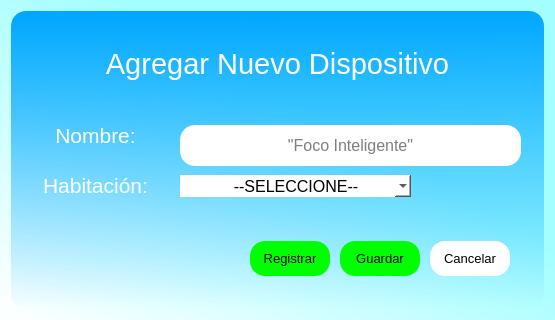
<?xml version="1.0" encoding="UTF-8"?>
<ui version="4.0">
 <class>Dialog</class>
 <widget class="QDialog" name="Dialog">
  <property name="geometry">
   <rect>
    <x>0</x>
    <y>0</y>
    <width>555</width>
    <height>320</height>
   </rect>
  </property>
  <property name="minimumSize">
   <size>
    <width>555</width>
    <height>320</height>
   </size>
  </property>
  <property name="maximumSize">
   <size>
    <width>555</width>
    <height>320</height>
   </size>
  </property>
  <property name="windowTitle">
   <string>Dialog</string>
  </property>
  <property name="styleSheet">
   <string notr="true">background-color: qlineargradient(spread:pad, x1:1, y1:0, x2:0, y2:1, stop:0.386364 rgba(162, 254, 255, 255), stop:1 rgba(255, 255, 255, 255));</string>
  </property>
  <layout class="QVBoxLayout" name="verticalLayout">
   <item>
    <widget class="QFrame" name="frame">
     <property name="styleSheet">
      <string notr="true">background-color: qlineargradient(spread:pad, x1:0.493, y1:0, x2:0.502, y2:1, stop:0 rgba(0, 166, 255, 255), stop:1 rgba(162, 254, 255, 0));
border-radius: 15px;</string>
     </property>
     <property name="frameShape">
      <enum>QFrame::StyledPanel</enum>
     </property>
     <property name="frameShadow">
      <enum>QFrame::Raised</enum>
     </property>
     <layout class="QVBoxLayout" name="verticalLayout_3">
      <item>
       <widget class="QFrame" name="frame_2">
        <property name="styleSheet">
         <string notr="true">background: none;</string>
        </property>
        <property name="frameShape">
         <enum>QFrame::StyledPanel</enum>
        </property>
        <property name="frameShadow">
         <enum>QFrame::Raised</enum>
        </property>
        <layout class="QVBoxLayout" name="verticalLayout_2">
         <item>
          <widget class="QLabel" name="label">
           <property name="enabled">
            <bool>true</bool>
           </property>
           <property name="text">
            <string>&lt;html&gt;&lt;head/&gt;&lt;body&gt;&lt;p align=&quot;center&quot;&gt;&lt;span style=&quot; font-size:22pt; color:#ffffff;&quot;&gt;Agregar Nuevo Dispositivo&lt;/span&gt;&lt;/p&gt;&lt;/body&gt;&lt;/html&gt;</string>
           </property>
          </widget>
         </item>
        </layout>
       </widget>
      </item>
      <item>
       <widget class="QFrame" name="frame_3">
        <property name="styleSheet">
         <string notr="true">background: none;</string>
        </property>
        <property name="frameShape">
         <enum>QFrame::StyledPanel</enum>
        </property>
        <property name="frameShadow">
         <enum>QFrame::Raised</enum>
        </property>
        <widget class="QLabel" name="label_2">
         <property name="geometry">
          <rect>
           <x>10</x>
           <y>0</y>
           <width>131</width>
           <height>41</height>
          </rect>
         </property>
         <property name="styleSheet">
          <string notr="true"/>
         </property>
         <property name="text">
          <string>&lt;html&gt;&lt;head/&gt;&lt;body&gt;&lt;p align=&quot;center&quot;&gt;&lt;span style=&quot; font-size:16pt; color:#ffffff;&quot;&gt;Nombre:&lt;/span&gt;&lt;/p&gt;&lt;/body&gt;&lt;/html&gt;</string>
         </property>
        </widget>
        <widget class="QLineEdit" name="nameRegister">
         <property name="geometry">
          <rect>
           <x>160</x>
           <y>10</y>
           <width>341</width>
           <height>41</height>
          </rect>
         </property>
         <property name="focusPolicy">
          <enum>Qt::ClickFocus</enum>
         </property>
         <property name="styleSheet">
          <string notr="true">background-color: rgb(255, 255, 255);
border-radius: 15px;
border : none;
font: 12pt;</string>
         </property>
         <property name="text">
          <string/>
         </property>
         <property name="alignment">
          <set>Qt::AlignCenter</set>
         </property>
         <property name="placeholderText">
          <string>&quot;Foco Inteligente&quot;</string>
         </property>
        </widget>
        <widget class="QComboBox" name="comboBoxH">
         <property name="geometry">
          <rect>
           <x>160</x>
           <y>60</y>
           <width>231</width>
           <height>22</height>
          </rect>
         </property>
         <property name="styleSheet">
          <string notr="true">background-color: rgb(255, 255, 255);
border-radius: 15px;
border : none;
font: 12pt;</string>
         </property>
         <property name="currentText">
          <string>           --SELECCIONE--</string>
         </property>
         <property name="currentIndex">
          <number>0</number>
         </property>
         <item>
          <property name="text">
           <string>           --SELECCIONE--</string>
          </property>
         </item>
        </widget>
        <widget class="QLabel" name="label_3">
         <property name="geometry">
          <rect>
           <x>10</x>
           <y>50</y>
           <width>131</width>
           <height>41</height>
          </rect>
         </property>
         <property name="styleSheet">
          <string notr="true"/>
         </property>
         <property name="text">
          <string>&lt;html&gt;&lt;head/&gt;&lt;body&gt;&lt;p align=&quot;center&quot;&gt;&lt;span style=&quot; font-size:16pt; color:#ffffff;&quot;&gt;Habitación:&lt;/span&gt;&lt;/p&gt;&lt;/body&gt;&lt;/html&gt;</string>
         </property>
        </widget>
       </widget>
      </item>
      <item>
       <widget class="QFrame" name="frame_4">
        <property name="styleSheet">
         <string notr="true">background: none;</string>
        </property>
        <property name="frameShape">
         <enum>QFrame::StyledPanel</enum>
        </property>
        <property name="frameShadow">
         <enum>QFrame::Raised</enum>
        </property>
        <widget class="QPushButton" name="btn_guardar">
         <property name="geometry">
          <rect>
           <x>320</x>
           <y>30</y>
           <width>80</width>
           <height>35</height>
          </rect>
         </property>
         <property name="minimumSize">
          <size>
           <width>80</width>
           <height>35</height>
          </size>
         </property>
         <property name="maximumSize">
          <size>
           <width>80</width>
           <height>35</height>
          </size>
         </property>
         <property name="cursor">
          <cursorShape>PointingHandCursor</cursorShape>
         </property>
         <property name="styleSheet">
          <string notr="true">background-color: rgb(0, 255, 0);
border-radius: 15px;
font: 10pt;</string>
         </property>
         <property name="text">
          <string>Guardar</string>
         </property>
        </widget>
        <widget class="QPushButton" name="btn_cancelar">
         <property name="geometry">
          <rect>
           <x>410</x>
           <y>30</y>
           <width>80</width>
           <height>35</height>
          </rect>
         </property>
         <property name="minimumSize">
          <size>
           <width>80</width>
           <height>35</height>
          </size>
         </property>
         <property name="maximumSize">
          <size>
           <width>80</width>
           <height>35</height>
          </size>
         </property>
         <property name="cursor">
          <cursorShape>PointingHandCursor</cursorShape>
         </property>
         <property name="styleSheet">
          <string notr="true">background-color: white;
border-radius: 15px;
font: 10pt;</string>
         </property>
         <property name="text">
          <string>Cancelar</string>
         </property>
        </widget>
        <widget class="QPushButton" name="btn_registrar">
         <property name="geometry">
          <rect>
           <x>230</x>
           <y>30</y>
           <width>80</width>
           <height>35</height>
          </rect>
         </property>
         <property name="minimumSize">
          <size>
           <width>80</width>
           <height>35</height>
          </size>
         </property>
         <property name="maximumSize">
          <size>
           <width>80</width>
           <height>35</height>
          </size>
         </property>
         <property name="cursor">
          <cursorShape>PointingHandCursor</cursorShape>
         </property>
         <property name="styleSheet">
          <string notr="true">background-color: rgb(0, 255, 0);
border-radius: 15px;
font: 10pt;</string>
         </property>
         <property name="text">
          <string>Registrar</string>
         </property>
        </widget>
       </widget>
      </item>
     </layout>
    </widget>
   </item>
  </layout>
 </widget>
 <resources/>
 <connections/>
</ui>
